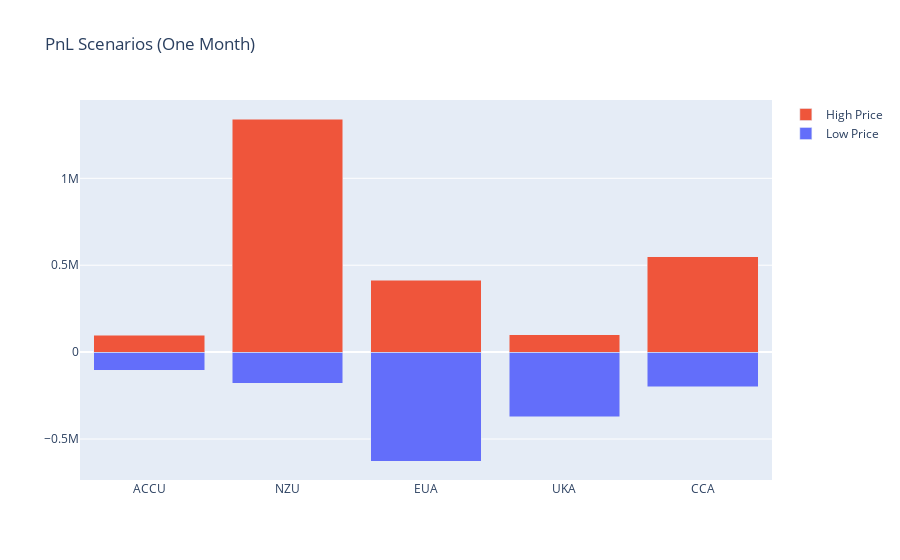

The cell this chart's notebook holds for it:
### Code cell
fig = go.Figure()
for i in list(price_frame_OneMonth)[1:]:
    fig.add_trace(go.Bar(x=price_frame_OneMonth.Mkt, y=price_frame_OneMonth[i], name=i, base=0))
fig.update_layout(barmode='stack', title='PnL Scenarios (One Month)')
fig.show()

### Figure 1 — Plotly figure (JSON) as saved in the notebook; plotly's stock layout.template omitted (floating-point values rounded to 4 significant figures)
{"data": [{"base": 0, "name": "Low Price", "type": "bar", "x": ["ACCU", "NZU", "EUA", "UKA", "CCA"], "y": [-103300.0, -178100.0, -626400.0, -372500.0, -199100.0]}, {"base": 0, "name": "High Price", "type": "bar", "x": ["ACCU", "NZU", "EUA", "UKA", "CCA"], "y": [96870.0, 1341000.0, 413400.0, 100100.0, 548900.0]}], "layout": {"barmode": "stack", "title": {"text": "PnL Scenarios (One Month)"}}}
